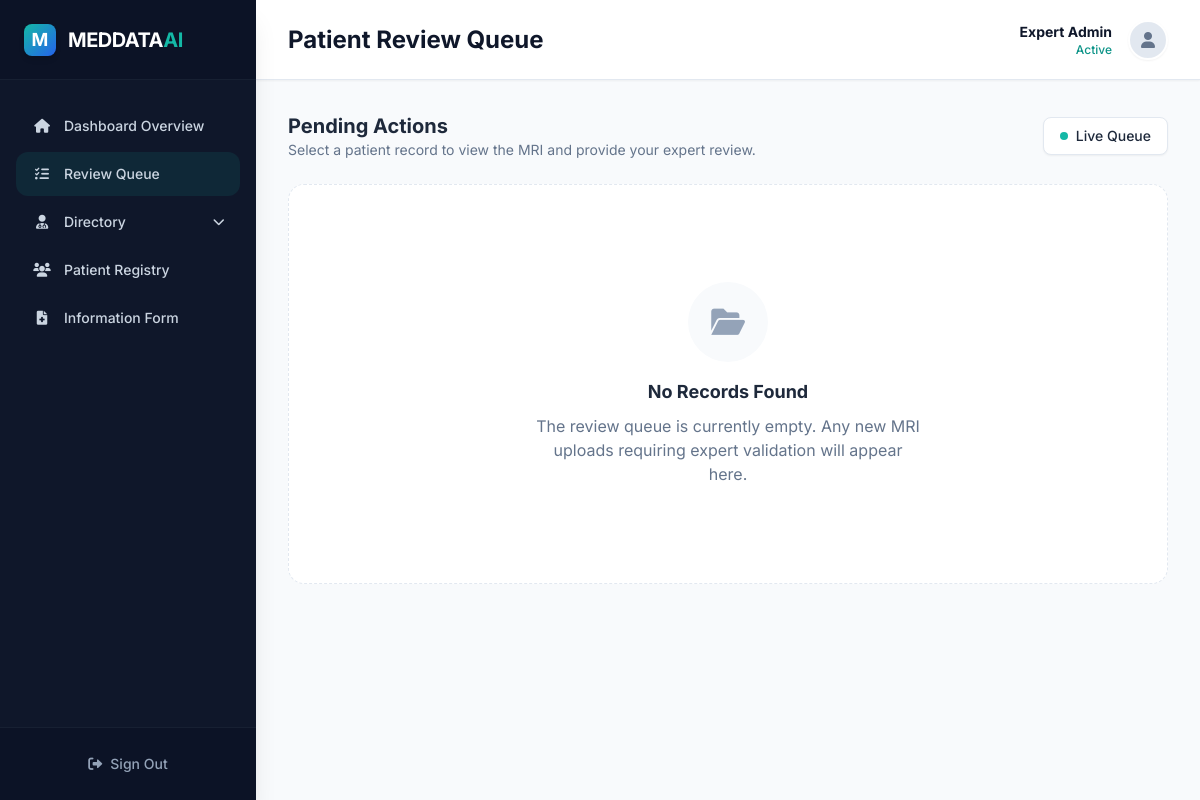
The page /mri/checkings/ on the database as committed earlier.
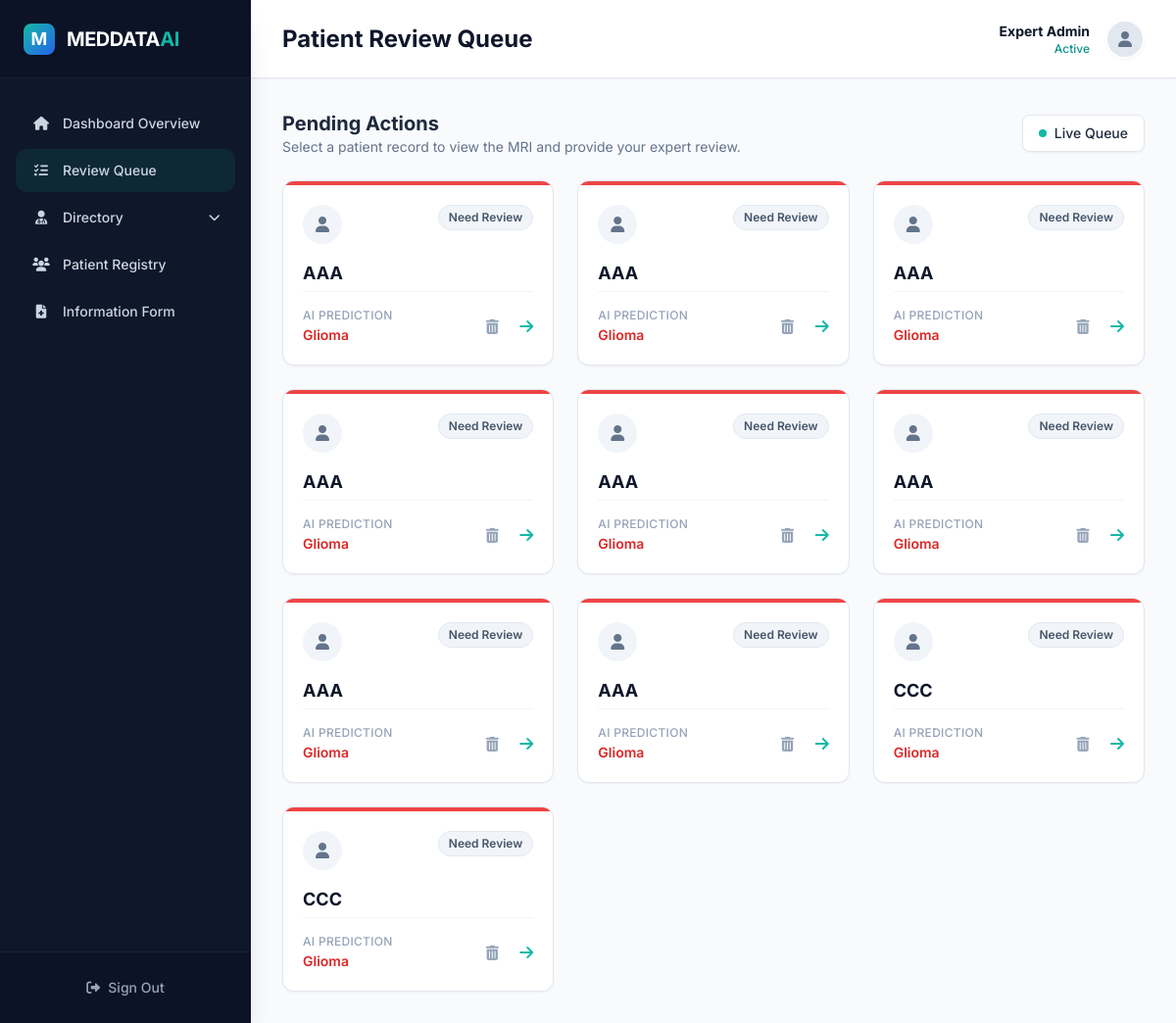
The same page on the database as committed later.
### mri/models.py (models this page shows, shortened)
class MRIRecord(models.Model):
    patient_name = models.CharField(max_length=255)
    patient_age = models.IntegerField()
    patient_weight = models.FloatField()
    blood_group = models.CharField(max_length=5)
    gender = models.CharField(max_length=10)
    doctor_name = models.CharField(max_length=255)
    medical_type = models.CharField(max_length=255)
    medical_problem = models.TextField()
    prediction = models.CharField(max_length=255)
    tumor_status = models.CharField(max_length=255)
    mri_image = models.ImageField(upload_to="mri_images/", blank=True, null=True)
    recommendation = models.TextField(null=True, blank=True)
    precaution = models.TextField(null=True, blank=True)

### mri/views.py (the view)
# urls.py: path('checkings/', views.all_mri_records, name='checkings'),
def all_mri_records(request):
    records = MRIRecord.objects.all()
    return render(request, 'mri/checkings.html', {'records': records})

### mri/templates/mri/checkings.html (shortened to what the changed rows need)
{% load static %}
<!DOCTYPE html>
<html lang="en">
<head>
  <script src="https://cdn.tailwindcss.com"></script>
  <link href="https://cdnjs.cloudflare.com/ajax/libs/font-awesome/6.0.0-beta3/css/all.min.css" rel="stylesheet">
</head>
<body class="font-sans antialiased bg-slate-50 text-slate-800 flex h-screen overflow-hidden">
  <main class="flex-grow flex flex-col min-w-0 bg-slate-50 overflow-y-auto">
    <header class="h-20 flex-shrink-0 bg-white border-b border-slate-200 flex items-center justify-between px-8 sticky top-0 z-10 shadow-sm">
      <div>
        <h1 class="text-2xl font-bold text-slate-900">Patient Review Queue</h1>
      </div>
    </header>
    <div class="p-8 max-w-full lg:max-w-7xl mx-auto w-full animate-fade-in-up">
      {% block content %}
      <div class="mb-6 flex flex-col md:flex-row md:items-center md:justify-between">
        <div>
          <h2 class="text-xl font-bold text-slate-800">Pending Actions</h2>
        </div>
      </div>
      {% if records %}
      <div class="grid grid-cols-1 md:grid-cols-2 lg:grid-cols-3 xl:grid-cols-4 gap-6">
        {% for record in records %}
        <a href="{% url 'record_detail' record.id %}" class="block group">
          <div
            class="bg-white rounded-xl border border-slate-200 shadow-sm p-5 hover:shadow-md hover:border-brand-300 transition-all duration-200 h-full flex flex-col relative overflow-hidden">
            <div
              class="absolute top-0 left-0 w-full h-1 {% if record.prediction == 'notumor' %}bg-green-500{% elif record.prediction == 'pituitary' %}bg-amber-500{% elif record.prediction == 'meningioma' %}bg-purple-500{% elif record.prediction == 'glioma' %}bg-red-500{% else %}bg-slate-300{% endif %}">
            </div>
            <div class="flex items-start justify-between mb-4 mt-1">
              <div
                class="w-10 h-10 rounded-full bg-slate-100 flex items-center justify-center text-slate-500 group-hover:bg-brand-50 group-hover:text-brand-600 transition-colors">
                <i class="fas fa-user"></i>
              </div>
              <span
                class="text-xs font-semibold px-2.5 py-1 rounded-full bg-slate-100 text-slate-600 border border-slate-200">
                Need Review
              </span>
            </div>
            <h3 class="text-lg font-bold text-slate-900 mb-1 truncate">{{ record.patient_name }}</h3>
            <div class="mt-auto pt-4 border-t border-slate-100 flex items-center justify-between">
              <div>
                <p class="text-xs text-slate-400 font-medium tracking-wide uppercase mb-0.5">AI Prediction</p>
                <p
                  class="text-sm font-semibold capitalize {% if record.prediction == 'notumor' %}text-green-600{% elif record.prediction == 'pituitary' %}text-amber-600{% elif record.prediction == 'meningioma' %}text-purple-600{% elif record.prediction == 'glioma' %}text-red-600{% else %}text-slate-600{% endif %}">
                  {{ record.prediction }}
                </p>
              </div>
              <div class="flex items-center gap-3">
                <button type="button" onclick="event.preventDefault(); event.stopPropagation(); openDeleteModal({{ record.id }}, '{{ record.patient_name|escapejs }}')"
                  class="w-8 h-8 flex items-center justify-center rounded-full text-slate-400 hover:text-red-500 hover:bg-red-50 transition-colors cursor-pointer" title="Delete Record">
                  <i class="fas fa-trash-alt text-[15px]"></i>
                </button>
                <div class="text-brand-500 transition-transform group-hover:translate-x-1">
                  <i class="fas fa-arrow-right"></i>
                </div>
              </div>
            </div>
          </div>
        </a>
        {% endfor %}
      </div>
      {% else %}
      <div
        class="bg-white rounded-2xl border border-slate-200 border-dashed p-12 text-center flex flex-col items-center justify-center min-h-[400px]">
        <div class="w-20 h-20 bg-slate-50 rounded-full flex items-center justify-center mb-4 text-slate-400">
          <i class="fas fa-folder-open text-3xl"></i>
        </div>
        <h3 class="text-lg font-bold text-slate-800 mb-2">No Records Found</h3>
        <p class="text-slate-500 max-w-sm">The review queue is currently empty. Any new MRI uploads requiring expert
          validation will appear here.</p>
      </div>
      {% endif %}
      {% endblock %}
    </div>
  </main>
</body>
</html>

Rows that differ between the two databases and show on the page:
added MRIRecord: patient_name "AAA", prediction "Glioma"
added MRIRecord: patient_name "AAA", prediction "Glioma"
added MRIRecord: patient_name "AAA", prediction "Glioma"
added MRIRecord: patient_name "AAA", prediction "Glioma"
added MRIRecord: patient_name "AAA", prediction "Glioma"
added MRIRecord: patient_name "AAA", prediction "Glioma"
added MRIRecord: patient_name "AAA", prediction "Glioma"
added MRIRecord: patient_name "AAA", prediction "Glioma"
added MRIRecord: patient_name "CCC", prediction "Glioma"
added MRIRecord: patient_name "CCC", prediction "Glioma"
Other text that changed with them:
text no longer shown: "No Records Found The review queue is currently empty. Any new MRI uploads requiring expert validation will appear here."
